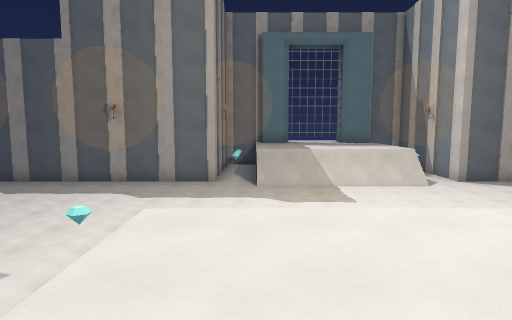
view 1 (above)

20 first-person views from a walk through a Godot game level. The camera is 1.5 m above the floor, tilts 6° down and sees 75° across. The floor is counted in squares, 2 m on a side. Each view is taken from the middle of a square. On the plan, view 1 faces up. The plan holds only what a view shows up to about 11 squares ahead; the rest is blank. Characters and animated objects are left out.

view 2
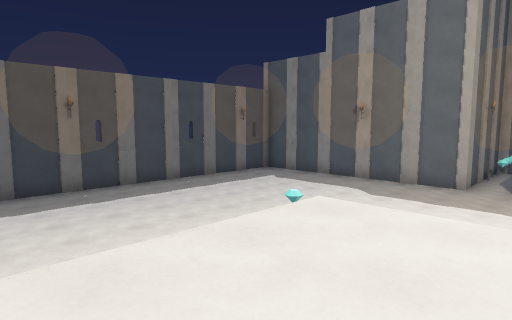

view 3
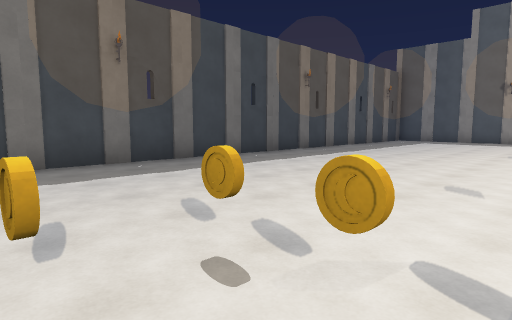

view 4
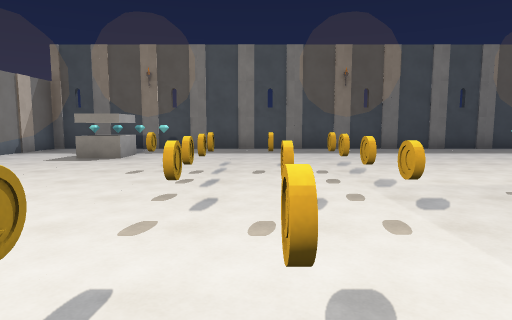

view 5
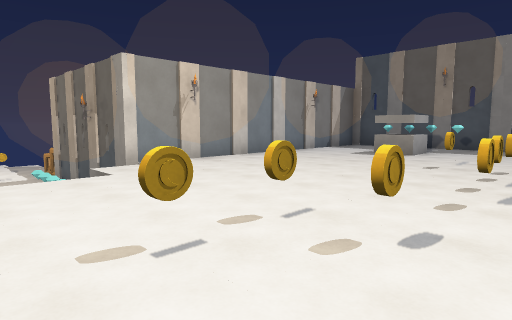

view 6
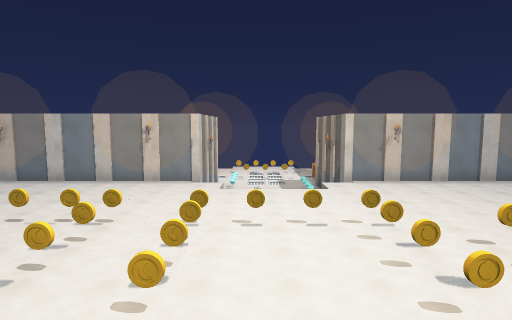

view 7
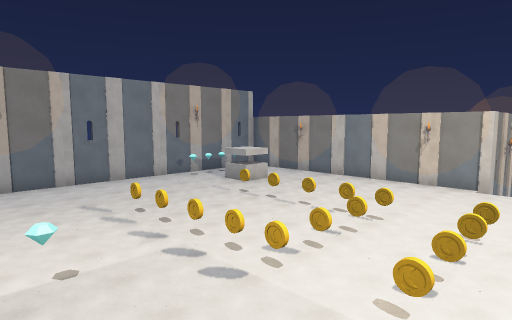

view 8
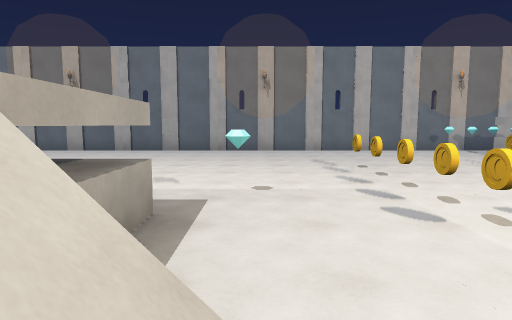

view 9
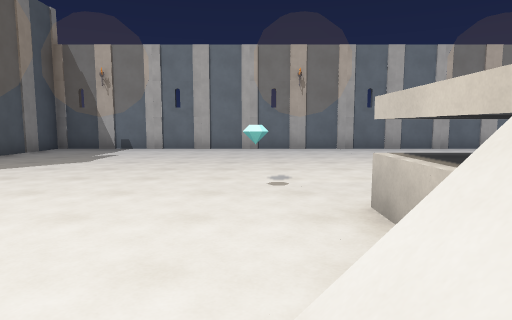

view 10
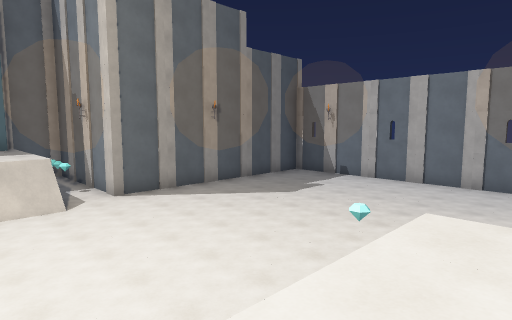

view 11
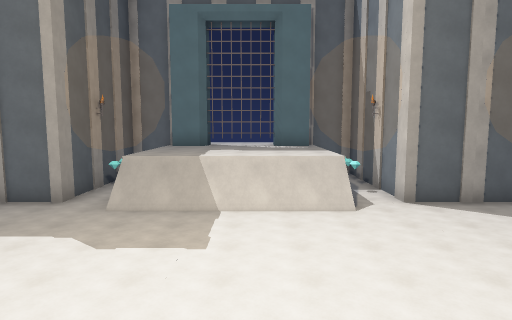

view 12
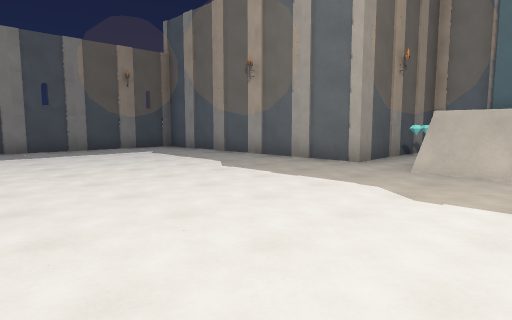

view 13
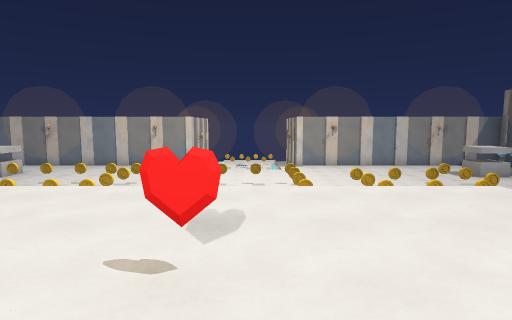

view 14
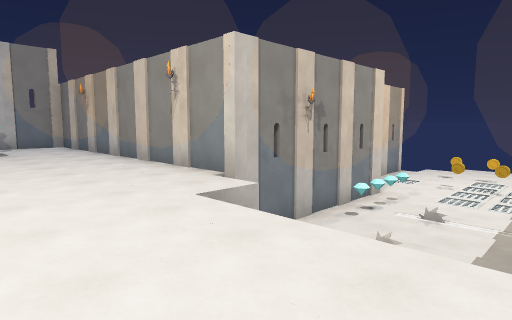

view 15
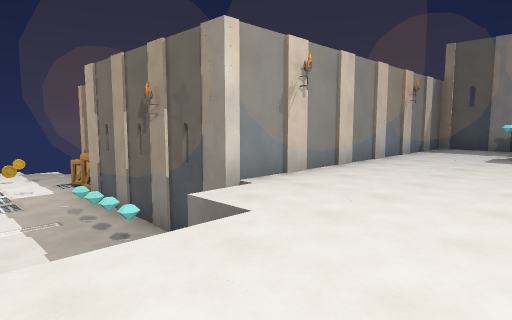

view 16
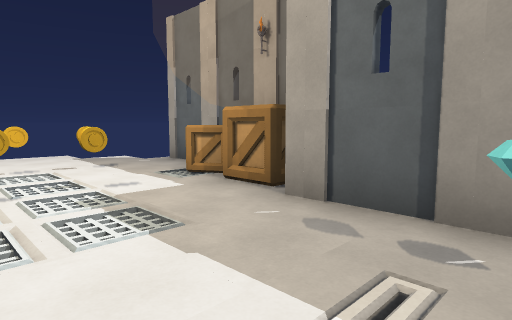

view 17
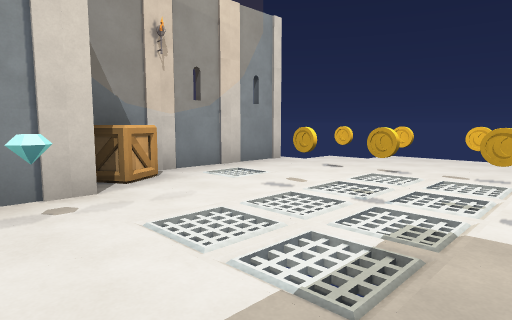

view 18
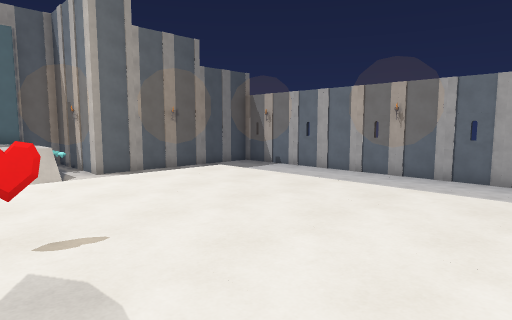

view 19
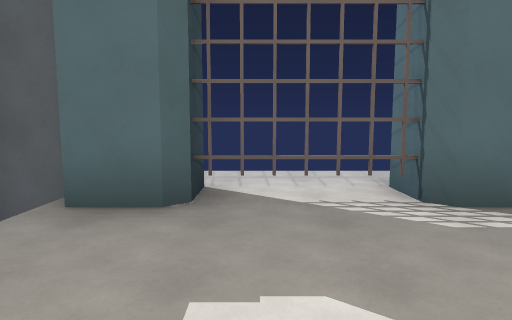

view 20
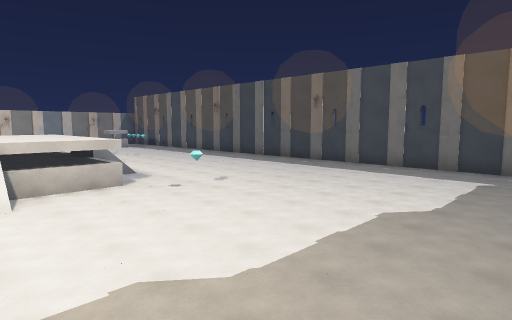

### Floor plan
Key: @ floor where view 1 was taken; # wall or solid block; x gap in a wall; . main floor; : floor 2 m higher than the main floor; - floor 2 m lower than the main floor; / step, stairs or slope; = window, fence, low wall or low ledge; ^ raised ledge; C coin; R crystal; H heart; O other object.
Columns run from 9 left of view 1 to 14 right of it. Each row starts with its distance up from view 1.
 16           #===
 15         ###::####
 14        #.##::##.#
 13        #..:::::.#
 12        #..:::::.#
 11  #######..:::: .########
 10  ......../////#........#
  9 #......................#
  8 #......................#
  7 #......................#
  6 #......................#
  5 #........... ..........#
  4 #.........////.........#
  3 #........=#///=........#
  2 #......./::::::/.......#
  1 #......//::::::/    ...#
  0 #...... /@:H:::/    ...#
 -1 #...... =::::::= ......#
 -2 #........://///:.......#
 -3 #........   //.........#
 -4 #.........   ..........#
 -5 #....CCCC.C..CCCCCC....#
 -6 #....C..C.C..C.C.......#
 -7 #....OCCC.C..C.C.......#
 -8 #....C....CCCC.CCCO....#
 -9 #..=................=..#
-10 #..=................=..#
-11 #.........////.........#
-12 #........#/  /#........#
-13 ##########R   ##########
-14          #R---#
-15          #R--O#
-16          #---O#
-17          #---R#
-18          #----=^
-19          #-CC--#
-20         ##-----#
-21         #-OCCC-#
-22         x------x
-23           ----

Where each view was taken, in squares from view 1:
view 1: 0 up, 0 right, facing up
view 2: 0 up, 1 right, facing up-left
view 3: 6 down, 2 left, facing up-left
view 4: 6 down, 2 right, facing left
view 5: 6 down, 3 right, facing down-left
view 6: 2 down, 3 right, facing down
view 7: 2 down, 3 right, facing down-right
view 8: 3 down, 3 right, facing right
view 9: 4 up, 3 right, facing right
view 10: 2 up, 3 right, facing up-right
view 11: 3 up, 3 right, facing up
view 12: 4 up, 2 right, facing up-left
view 13: 2 up, 2 right, facing down
view 14: 9 down, 1 right, facing down-right
view 15: 9 down, 3 right, facing down-left
view 16: 15 down, 3 right, facing down-left
view 17: 16 down, 1 right, facing down-right
view 18: 2 down, 2 right, facing up-right
view 19: 11 up, 2 right, facing up
view 20: 10 up, 2 right, facing down-left
